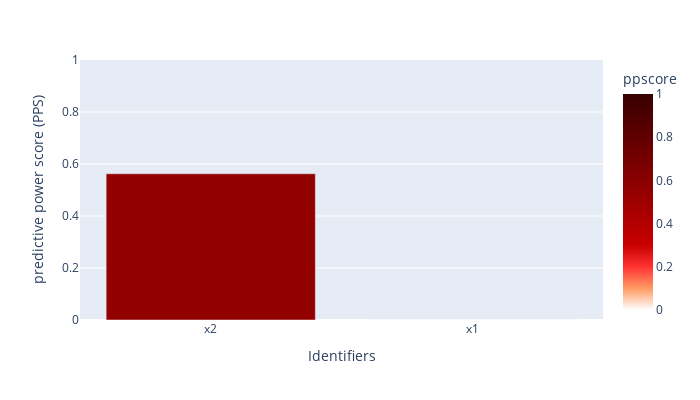

Here is the notebook cell this chart was saved with:
### Markdown cell above
## Using the SingleFeatureContribution check class:

### Code cell
my_check = IdentifierLeakage(ppscore_params={'sample': 10})
my_check.run(dataset=dataset)

### Figure 1 — Plotly figure (JSON) as saved in the notebook; plotly's stock layout.template omitted (floating-point values rounded to 4 significant figures)
{"data": [{"alignmentgroup": "True", "hovertemplate": "x=%{x}<br>ppscore=%{marker.color}<extra></extra>", "legendgroup": "", "marker": {"color": [0.5625, 0], "coloraxis": "coloraxis", "pattern": {"shape": ""}}, "name": "", "offsetgroup": "", "orientation": "v", "showlegend": false, "textposition": "auto", "type": "bar", "x": ["x2", "x1"], "xaxis": "x", "y": [0.5625, 0], "yaxis": "y"}], "layout": {"barmode": "relative", "coloraxis": {"cmax": 1, "cmin": 0, "colorbar": {"title": {"text": "ppscore"}}, "colorscale": [[0, "rgb(255, 255, 255)"], [0.1, "rgb(255,155,100)"], [0.2, "rgb(255, 50, 50)"], [0.3, "rgb(200, 0, 0)"], [1, "rgb(55, 0, 0)"]]}, "height": 400, "legend": {"tracegroupgap": 0}, "margin": {"t": 60}, "width": 700, "xaxis": {"anchor": "y", "domain": [0, 1], "title": {"text": "Identifiers"}, "type": "category"}, "yaxis": {"anchor": "x", "domain": [0, 1], "fixedrange": true, "range": [0, 1], "title": {"text": "predictive power score (PPS)"}}}}
